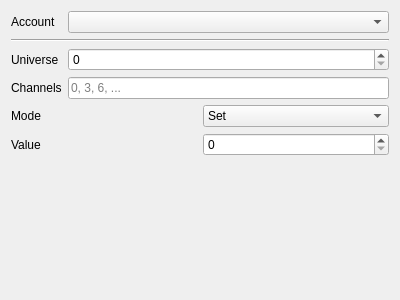
<?xml version="1.0" encoding="UTF-8"?>
<ui version="4.0">
 <class>Form</class>
 <widget class="QWidget" name="Form">
  <property name="geometry">
   <rect>
    <x>0</x>
    <y>0</y>
    <width>400</width>
    <height>300</height>
   </rect>
  </property>
  <property name="windowTitle">
   <string>Form</string>
  </property>
  <layout class="QGridLayout" name="gridLayout">
   <item row="2" column="1">
    <widget class="QSpinBox" name="universe_spin">
     <property name="maximum">
      <number>2147483647</number>
     </property>
    </widget>
   </item>
   <item row="3" column="1">
    <widget class="QLineEdit" name="channel_id_edit">
     <property name="placeholderText">
      <string>0, 3, 6, ...</string>
     </property>
    </widget>
   </item>
   <item row="1" column="0" colspan="2">
    <widget class="Line" name="line">
     <property name="orientation">
      <enum>Qt::Horizontal</enum>
     </property>
    </widget>
   </item>
   <item row="3" column="0">
    <widget class="QLabel" name="label_2">
     <property name="text">
      <string>Channels</string>
     </property>
    </widget>
   </item>
   <item row="0" column="0">
    <widget class="QLabel" name="label">
     <property name="text">
      <string>Account</string>
     </property>
    </widget>
   </item>
   <item row="0" column="1">
    <widget class="QComboBox" name="account_combo"/>
   </item>
   <item row="4" column="0" colspan="2">
    <widget class="QStackedWidget" name="additional_controls">
     <property name="currentIndex">
      <number>1</number>
     </property>
     <widget class="QWidget" name="page"/>
     <widget class="QWidget" name="page_2">
      <layout class="QGridLayout" name="gridLayout_2">
       <property name="leftMargin">
        <number>0</number>
       </property>
       <property name="topMargin">
        <number>0</number>
       </property>
       <property name="rightMargin">
        <number>0</number>
       </property>
       <property name="bottomMargin">
        <number>0</number>
       </property>
       <item row="0" column="1">
        <widget class="QComboBox" name="mode_combo">
         <item>
          <property name="text">
           <string>Set</string>
          </property>
         </item>
         <item>
          <property name="text">
           <string>Increment</string>
          </property>
         </item>
         <item>
          <property name="text">
           <string>Decrement</string>
          </property>
         </item>
        </widget>
       </item>
       <item row="0" column="0">
        <widget class="QLabel" name="label_3">
         <property name="text">
          <string>Mode</string>
         </property>
        </widget>
       </item>
       <item row="1" column="0" colspan="2">
        <widget class="QStackedWidget" name="set_stack">
         <property name="currentIndex">
          <number>1</number>
         </property>
         <widget class="QWidget" name="page_3"/>
         <widget class="QWidget" name="page_4">
          <layout class="QGridLayout" name="gridLayout_3">
           <property name="leftMargin">
            <number>0</number>
           </property>
           <property name="topMargin">
            <number>0</number>
           </property>
           <property name="rightMargin">
            <number>0</number>
           </property>
           <property name="bottomMargin">
            <number>0</number>
           </property>
           <item row="0" column="0">
            <widget class="QLabel" name="label_4">
             <property name="text">
              <string>Value</string>
             </property>
            </widget>
           </item>
           <item row="0" column="1">
            <widget class="QSpinBox" name="set_spinbox">
             <property name="maximum">
              <number>255</number>
             </property>
            </widget>
           </item>
           <item row="1" column="1">
            <spacer name="verticalSpacer">
             <property name="orientation">
              <enum>Qt::Vertical</enum>
             </property>
             <property name="sizeHint" stdset="0">
              <size>
               <width>20</width>
               <height>40</height>
              </size>
             </property>
            </spacer>
           </item>
          </layout>
         </widget>
        </widget>
       </item>
      </layout>
     </widget>
    </widget>
   </item>
   <item row="2" column="0">
    <widget class="QLabel" name="label_5">
     <property name="text">
      <string>Universe</string>
     </property>
    </widget>
   </item>
  </layout>
 </widget>
 <resources/>
 <connections/>
</ui>
